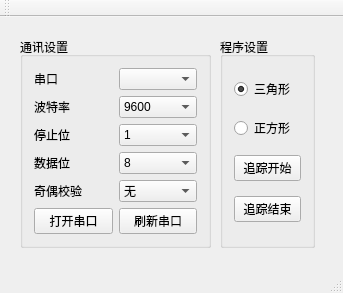
<?xml version="1.0" encoding="UTF-8"?>
<ui version="4.0">
 <class>MainWindow</class>
 <widget class="QMainWindow" name="MainWindow">
  <property name="geometry">
   <rect>
    <x>0</x>
    <y>0</y>
    <width>343</width>
    <height>293</height>
   </rect>
  </property>
  <property name="windowTitle">
   <string>MainWindow</string>
  </property>
  <widget class="QWidget" name="centralWidget">
   <widget class="QGroupBox" name="groupBox">
    <property name="geometry">
     <rect>
      <x>20</x>
      <y>20</y>
      <width>191</width>
      <height>211</height>
     </rect>
    </property>
    <property name="title">
     <string>通讯设置</string>
    </property>
    <layout class="QGridLayout" name="gridLayout">
     <item row="3" column="0">
      <widget class="QLabel" name="label_4">
       <property name="text">
        <string>数据位</string>
       </property>
      </widget>
     </item>
     <item row="3" column="1">
      <widget class="QComboBox" name="bitComboBox">
       <item>
        <property name="text">
         <string>8</string>
        </property>
       </item>
       <item>
        <property name="text">
         <string>7</string>
        </property>
       </item>
       <item>
        <property name="text">
         <string>6</string>
        </property>
       </item>
       <item>
        <property name="text">
         <string>5</string>
        </property>
       </item>
      </widget>
     </item>
     <item row="4" column="1">
      <widget class="QComboBox" name="parityComboBox">
       <item>
        <property name="text">
         <string>无</string>
        </property>
       </item>
       <item>
        <property name="text">
         <string>奇校验</string>
        </property>
       </item>
       <item>
        <property name="text">
         <string>偶校验</string>
        </property>
       </item>
      </widget>
     </item>
     <item row="2" column="1">
      <widget class="QComboBox" name="stopComboBox">
       <item>
        <property name="text">
         <string>1</string>
        </property>
       </item>
       <item>
        <property name="text">
         <string>1.5</string>
        </property>
       </item>
       <item>
        <property name="text">
         <string>2</string>
        </property>
       </item>
      </widget>
     </item>
     <item row="4" column="0">
      <widget class="QLabel" name="label_5">
       <property name="text">
        <string>奇偶校验</string>
       </property>
      </widget>
     </item>
     <item row="0" column="0">
      <widget class="QLabel" name="label">
       <property name="text">
        <string>串口</string>
       </property>
      </widget>
     </item>
     <item row="2" column="0">
      <widget class="QLabel" name="label_3">
       <property name="text">
        <string>停止位</string>
       </property>
      </widget>
     </item>
     <item row="1" column="0">
      <widget class="QLabel" name="label_2">
       <property name="text">
        <string>波特率</string>
       </property>
      </widget>
     </item>
     <item row="0" column="1">
      <widget class="QComboBox" name="portComboBox"/>
     </item>
     <item row="1" column="1">
      <widget class="QComboBox" name="baudComboBox">
       <item>
        <property name="text">
         <string>9600</string>
        </property>
       </item>
       <item>
        <property name="text">
         <string>115200</string>
        </property>
       </item>
      </widget>
     </item>
     <item row="5" column="0">
      <widget class="QPushButton" name="openSerialPushButton">
       <property name="text">
        <string>打开串口</string>
       </property>
      </widget>
     </item>
     <item row="5" column="1">
      <widget class="QPushButton" name="flashSerialPushButton">
       <property name="text">
        <string>刷新串口</string>
       </property>
      </widget>
     </item>
    </layout>
   </widget>
   <widget class="QGroupBox" name="groupBox_2">
    <property name="geometry">
     <rect>
      <x>220</x>
      <y>20</y>
      <width>95</width>
      <height>211</height>
     </rect>
    </property>
    <property name="title">
     <string>程序设置</string>
    </property>
    <layout class="QVBoxLayout" name="verticalLayout">
     <item>
      <widget class="QRadioButton" name="triangleRadioButton">
       <property name="text">
        <string>三角形</string>
       </property>
       <property name="checked">
        <bool>true</bool>
       </property>
      </widget>
     </item>
     <item>
      <widget class="QRadioButton" name="squareRadioButton">
       <property name="text">
        <string>正方形</string>
       </property>
      </widget>
     </item>
     <item>
      <widget class="QPushButton" name="trackStartPushButton">
       <property name="text">
        <string>追踪开始</string>
       </property>
      </widget>
     </item>
     <item>
      <widget class="QPushButton" name="trackStopPushButton">
       <property name="text">
        <string>追踪结束</string>
       </property>
      </widget>
     </item>
    </layout>
   </widget>
  </widget>
  <widget class="QMenuBar" name="menuBar">
   <property name="geometry">
    <rect>
     <x>0</x>
     <y>0</y>
     <width>343</width>
     <height>23</height>
    </rect>
   </property>
  </widget>
  <widget class="QToolBar" name="mainToolBar">
   <attribute name="toolBarArea">
    <enum>TopToolBarArea</enum>
   </attribute>
   <attribute name="toolBarBreak">
    <bool>false</bool>
   </attribute>
  </widget>
  <widget class="QStatusBar" name="statusBar"/>
 </widget>
 <layoutdefault spacing="6" margin="11"/>
 <resources/>
 <connections/>
</ui>
